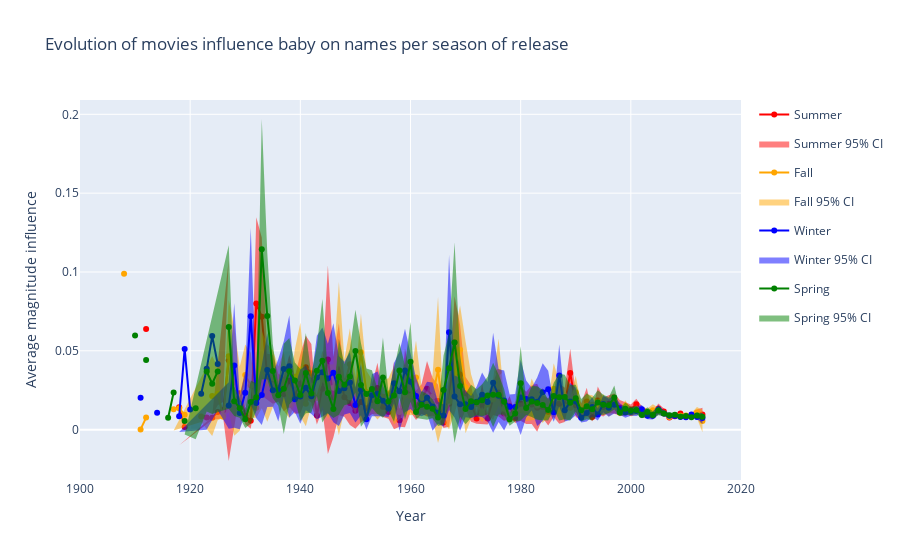

The notebook cell saved with this chart:
### Markdown cell above
Now we look at the variation of magnitude influence per year across season.

### Code cell
# Create the main figure
fig = go.Figure()

# Define the main line plot for each season
seasons = ['Summer', 'Fall', 'Winter', 'Spring']
colors = ['red', 'orange', 'blue', 'green']
data = [summer_movies_df_sorted, fall_movies_df_sorted, winter_movies_df_sorted, spring_movies_df_sorted]

for i, season in enumerate(seasons):
    main_trace = go.Scatter(
        x=data[i]['year'],  
        y=data[i]['avg'],  
        mode='lines+markers',
        line_shape='linear',
        name=season,
        line=dict(color=colors[i]),
        legendgroup=season,
        #visible=(season == 'Summer')
    )
    
    # Add the main line trace to the figure
    fig.add_trace(main_trace)
    
    # Calculate confidence interval data
    lower_ci = data[i]['avg'] - 1.96*data[i]['se'] 
    upper_ci = data[i]['avg'] + 1.96*data[i]['se']
    
    # Add the trace for confidence interval
    ci_trace = go.Scatter(
        x=data[i]['year'],
        y=upper_ci,
        mode='lines',
        line=dict(color=colors[i], width=0),
        name=f'{season} 95% CI',
        showlegend=False,
        legendgroup=season,
        #visible=(season == 'Summer')
    )
    
    fig.add_trace(ci_trace)
    
    # Add the filled area between the main line and confidence interval
    fig.add_trace(go.Scatter(
        x=data[i]['year'],
        y=lower_ci,
        mode='lines',
        line=dict(color=colors[i], width=0),
        name=f'{season} 95% CI',
        fill='tonexty',
        #fillcolor=f'rgba{((colors[i]), 0.2)}',
        #showlegend=False,
        #legendgroup=season
        #visible=(season == 'Summer')
    ))

# Update the layout
fig.update_layout(
    title='Evolution of movies influence baby on names per season of release',
    xaxis_title='Year',
    yaxis_title='Average magnitude influence',
    #yaxis=dict(type="log"),
    xaxis=dict(range=[1900, 2020])
)


# Show the figure
fig.show()
